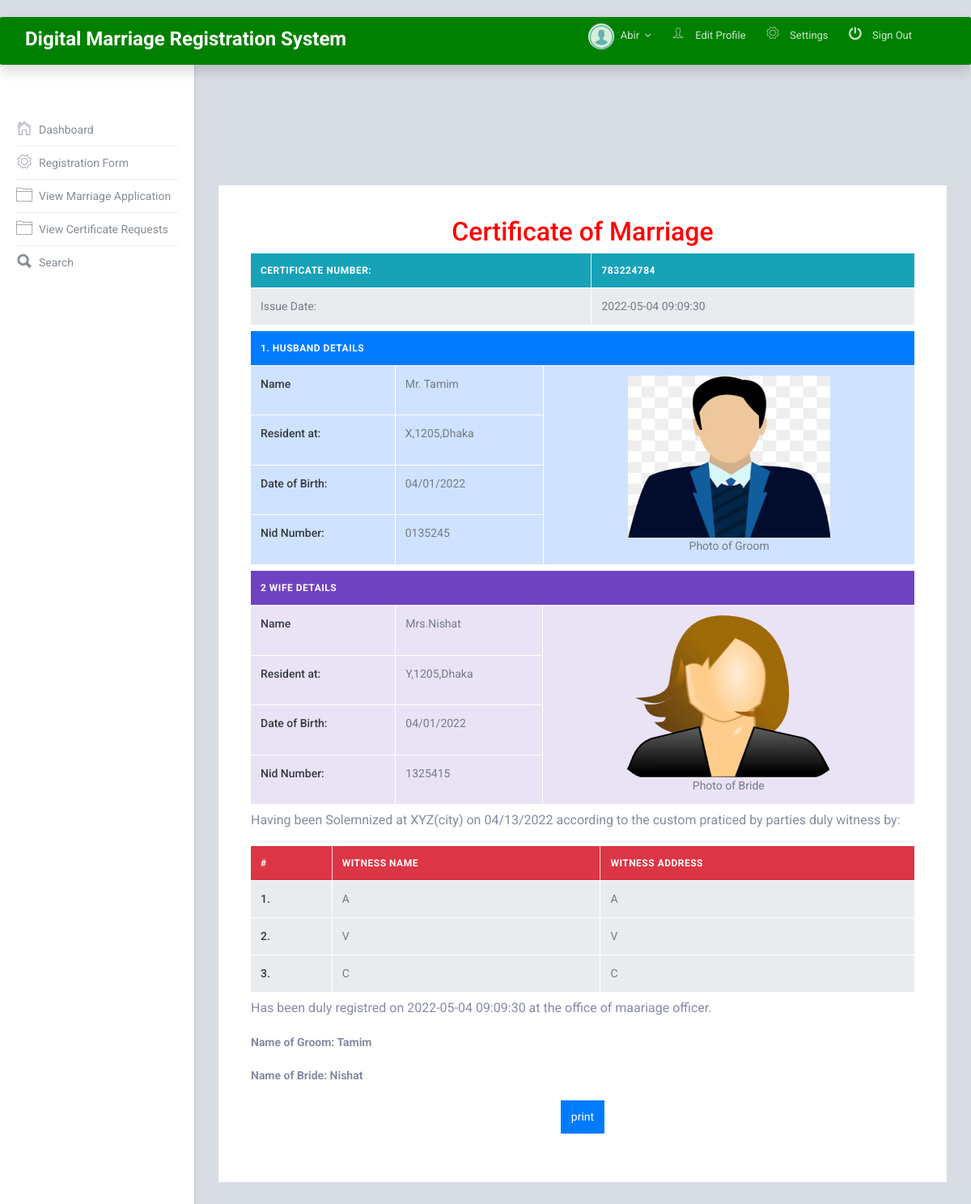
The app's page /user/view-marriage-application-detail.php?viewid=6 (signed in) with its own data.
### tables this page shows
CREATE TABLE `tbluser` (
  `ID` int(10) NOT NULL,
  `FirstName` varchar(150) DEFAULT NULL,
  `LastName` varchar(200) DEFAULT NULL,
  `MobileNumber` bigint(10) DEFAULT NULL,
  `Address` mediumtext DEFAULT NULL,
  `Password` varchar(200) DEFAULT NULL,
  `RegDate` timestamp NULL DEFAULT current_timestamp()
);

CREATE TABLE `tblregistration` (
  `ID` int(10) NOT NULL,
  `RegistrationNumber` varchar(100) DEFAULT NULL,
  `UserID` int(10) DEFAULT NULL,
  `DateofMarriage` varchar(200) NOT NULL,
  `HusbandName` varchar(200) DEFAULT NULL,
  `HusImage` varchar(200) NOT NULL,
  `HusbandReligion` varchar(50) DEFAULT NULL,
  `Husbanddob` varchar(200) DEFAULT NULL,
  `HusbandSBM` varchar(50) DEFAULT NULL,
  `HusbandAdd` mediumtext DEFAULT NULL,
  `HusbandZipcode` int(10) DEFAULT NULL,
  `HusbandCity` varchar(200) DEFAULT NULL,
  `HusbandNidno` varchar(200) DEFAULT NULL,
  `HusbandMobno` varchar(11) NOT NULL,
  `WifeName` varchar(200) DEFAULT NULL,
  `WifeImage` varchar(200) NOT NULL,
  `WifeReligion` varchar(200) DEFAULT NULL,
  `Wifedob` varchar(200) DEFAULT NULL,
  `WifeSBM` varchar(50) DEFAULT NULL,
  `WifeAdd` mediumtext DEFAULT NULL,
  `WifeZipcode` int(10) DEFAULT NULL,
  `WifeCity` varchar(200) DEFAULT NULL,
  `WifeNidNo` varchar(200) DEFAULT NULL,
  `WifeMobNo` varchar(11) NOT NULL,
  `WitnessNamefirst` varchar(200) DEFAULT NULL,
  `WitnessAddressFirst` mediumtext DEFAULT NULL,
  `WitnessNamesec` varchar(200) DEFAULT NULL,
  `WitnessAddresssec` mediumtext DEFAULT NULL,
  `WitnessNamethird` varchar(200) DEFAULT NULL,
  `WitnessAddressthird` mediumtext DEFAULT NULL,
  `RegDate` timestamp NOT NULL DEFAULT current_timestamp() ON UPDATE current_timestamp(),
  `Status` varchar(100) DEFAULT NULL,
  `Remark` varchar(120) DEFAULT NULL,
  `UpdationDate` timestamp NULL DEFAULT NULL ON UPDATE current_timestamp(),
  `nikahimg` varchar(200) NOT NULL
);

### user/view-marriage-application-detail.php (the view, shortened to what this page needs)
<?php
include('includes/dbconnection.php');
if (strlen($_SESSION['omrsuid']==0)) {
  header('location:logout.php');
  } else{
  ?>
<!DOCTYPE html>
<html lang="en">
  <head>
      <link href="https://cdn.jsdelivr.net/npm/bootstrap@5.0.2/dist/css/bootstrap.min.css" rel="stylesheet" >
    <link href="lib/font-awesome/css/font-awesome.css" rel="stylesheet">
    <link href="lib/Ionicons/css/ionicons.css" rel="stylesheet">
    <link href="lib/perfect-scrollbar/css/perfect-scrollbar.css" rel="stylesheet">
    <link href="lib/jquery-toggles/toggles-full.css" rel="stylesheet">
    <link href="lib/highlightjs/github.css" rel="stylesheet">
    <link href="lib/select2/css/select2.min.css" rel="stylesheet">
    <link rel="stylesheet" href="css/amanda.css">
  </head>
  <body>
 <?php include_once('includes/header.php');
include_once('includes/sidebar.php');
 ?>
    <div class="am-mainpanel">
      <div class="am-pagebody">
        <div class="row row-sm mg-t-20">
          <div class="col-xl-12">
            <div class="card pd-20 pd-sm-40 form-layout form-layout-4" id="divToPrint">
              <h2 style="text-align: center;color: red">Certificate of Marriage</h2>
              <?php
                               $vid=$_GET['viewid'];
$sql="SELECT tblregistration.*,tbluser.FirstName,tbluser.LastName,tbluser.MobileNumber,tbluser.Address from  tblregistration join  tbluser on tblregistration.UserID=tbluser.ID where tblregistration.ID=:vid";
$query = $dbh -> prepare($sql);
$query-> bindParam(':vid', $vid, PDO::PARAM_STR);
$query->execute();
$results=$query->fetchAll(PDO::FETCH_OBJ);
if($query->rowCount() > 0)
{
foreach($results as $row)
{               ?>
<table class="table table-hover table-bordered mg-b-0" border="1">
              <thead class="bg-info">
                <tr>
                  <th>Certificate Number:</th>
                  <th><?php  echo $row->RegistrationNumber;?></th>
                </tr>
              </thead>
              <tbody>
                <tr>
                  <td>Issue Date:</td>
                  <td><?php  echo $row->UpdationDate;?></td>
                </tr>
              </tbody>
            </table>
<table class="table table-hover table-bordered table-primary mg-b-0" style="margin-top:1%" border="1">
              <thead>
                <tr>
                  <th colspan="3">1. Husband Details</th>
                </tr>
              </thead>
              <tbody>
                <tr>
                  <th>Name</th>
                  <td>Mr. <?php  echo $row->HusbandName;?></td>
                  <td rowspan="4" style="text-align:center;"><img src="images/<?php echo $row->HusImage;?>" width="250" height="200"><br />
Photo of Groom
                  </td>
                </tr>
<tr>
<th>Resident at:</th>
<td><?php  echo $row->HusbandAdd;?>,<?php  echo $row->HusbandZipcode;?>,<?php  echo $row->HusbandCity;?></td>
</tr>
<tr>
<th>Date of Birth:</th>
<td><?php  echo $row->Husbanddob;?></td>
</tr>
<tr>
<th>Nid Number:</th>
<td><?php  echo $row->HusbandNidno;?></td>
</tr>
              </tbody>
            </table>
<table class="table table-hover table-bordered table-purple mg-b-0" style="margin-top:1%" border="1">
              <thead>
                <tr>
                  <th colspan="3">2 WIFE DETAILS</th>
                </tr>
              </thead>
              <tbody>
             <tr>
               <th>Name</th>
               <td>Mrs.<?php  echo $row->WifeName;?></td>
               <td rowspan="4" style="text-align:center;"><img src="images/<?php echo $row->WifeImage;?>" width="250" height="200"> <br />
               Photo of Bride</td>
             </tr>
                <tr>
               <th>Resident at:</th>
               <td> <?php  echo $row->WifeAdd;?>,<?php  echo $row->WifeZipcode;?>,<?php  echo $row->WifeCity;?></td>
             </tr>
     <tr>
               <th>Date of Birth:</th>
               <td> <?php  echo $row->Wifedob;?></td>
             </tr>
  <tr>
               <th>Nid Number:</th>
               <td> <?php  echo $row->WifeNidNo;?></td>
             </tr>
              </tbody>
            </table>
<p style="margin-top:1%; font-size:16px;">Having been Solemnized at XYZ(city) on <?php  echo $row->DateofMarriage;?> according to the custom praticed by parties duly witness by:</p>
<table class="table table-hover table-bordered mg-b-0" border="1" width="100%">
              <thead class="bg-danger">
                <tr>
 <th>#</th>
<th>Witness Name</th>
<th>Witness Address</th>            </tr>
              </thead>
              <tbody>
                <tr>
                  <th>1.</th>
                  <td><?php  echo $row->WitnessNamefirst;?></td>
                  <td><?php  echo $row->WitnessAddressFirst;?></td>
                </tr>
<tr>
                  <th>2.</th>
                  <td><?php  echo $row->WitnessNamesec;?></td>
                  <td><?php  echo $row->WitnessAddresssec;?></td>
                </tr>
                <tr>
                  <th>3.</th>
                  <td><?php  echo $row->WitnessAddressthird;?></td>
                  <td><?php  echo $row->WitnessAddressthird;?></td>
                </tr>
              </tbody>
            </table>
<p style="margin-top:1%; font-size:16px;">Has been duly registred on <?php  echo $row->UpdationDate;?> at the office of maariage officer.</p>
<p style="color#000; font-weight:bold">Name of Groom: <?php  echo $row->HusbandName;?></p>
<p style="color#000; font-weight:bold">Name of Bride: <?php  echo $row->WifeName;?></p>
   <?php }} ?>
              <form>
              <p style="text-align: center;color: blue"><input type="button" value="print" class="btn btn-primary" onclick="PrintDiv();" /></p></form>
              </div>
            </div>
          </div>
        </div>
    </div>
  </body>
</html>
<?php }  ?>

### user/includes/header.php
<navbar class="container">
    <nav style="background-color: green !important;"  class="navbar sticky-top navbar-expand-lg navbar-light shadow pr-5 pl-7 mb-5 bg-body rounded mb-0" >
        <div class="container">
           <a href="dashboard.php" style="align-content: center;" class="am-logo">Digital Marriage Registration System</a>
            <div class="am-header-right">
        <div class=" ">
           <ul class="list-unstyled user-profile-nav">
            <li  style="display: inline-block; !important"> <a style="display: inline-block;" href="user-profile.php" class="nav-link nav-link-profile" data-toggle="dropdown">
            <img   src="img/images.png" class="wd-32 rounded-circle" alt="">
            <?php
$uid=$_SESSION['omrsuid'];
$sql="SELECT FirstName,MobileNumber from  tbluser where ID=:uid";
$query = $dbh -> prepare($sql);
$query->bindParam(':uid',$uid,PDO::PARAM_STR);
$query->execute();
$results=$query->fetchAll(PDO::FETCH_OBJ);
$cnt=1;
if($query->rowCount() > 0)
{
foreach($results as $row)
{               ?>
            <span class="logged-name"><span class="hidden-xs-down"><?php  echo $row->FirstName;?></span> <i class="fa fa-angle-down mg-l-3"></i></span><?php $cnt=$cnt+1;}} ?>
          </a></li>
              <li style="display: inline-block; !important"><a href="user-profile.php"><i class="icon ion-ios-person-outline"></i> Edit Profile</a></li>
              <li  style="display: inline-block; !important"><a href="change-password.php"><i class="icon ion-ios-gear-outline"></i> Settings</a></li>
              <li  style="display: inline-block; !important"><a href="logout.php"><i class="icon ion-power"></i> Sign Out</a></li>
            </ul>
        </div>
      </div>
        </div>
      </nav>
</navbar>

### records on screen
tbluser: FirstName "Abir"
tblregistration: RegistrationNumber "783224784", UpdationDate "2022-05-04 09:09:30", HusbandName "Tamim", HusImage (picture), HusbandAdd "X", HusbandZipcode "1205", HusbandCity "Dhaka", Husbanddob "04/01/2022", HusbandNidno "0135245", WifeName "Nishat", WifeImage (picture), WifeAdd "Y", WifeZipcode "1205", WifeCity "Dhaka", Wifedob "04/01/2022", WifeNidNo "1325415", DateofMarriage "04/13/2022", WitnessNamefirst "A", WitnessAddressFirst "A", WitnessNamesec "V", WitnessAddresssec "V", WitnessAddressthird "C"
